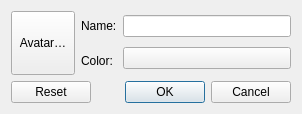
<?xml version="1.0" encoding="UTF-8"?>
<ui version="4.0">
 <class>PersonDialog</class>
 <widget class="QDialog" name="PersonDialog">
  <property name="geometry">
   <rect>
    <x>0</x>
    <y>0</y>
    <width>302</width>
    <height>112</height>
   </rect>
  </property>
  <property name="windowTitle">
   <string>Dialog</string>
  </property>
  <layout class="QVBoxLayout" name="verticalLayout_3">
   <item>
    <layout class="QHBoxLayout" name="horizontalLayout">
     <item>
      <widget class="QToolButton" name="m_selectCharaterAvatar">
       <property name="minimumSize">
        <size>
         <width>64</width>
         <height>64</height>
        </size>
       </property>
       <property name="sizeIncrement">
        <size>
         <width>64</width>
         <height>64</height>
        </size>
       </property>
       <property name="baseSize">
        <size>
         <width>64</width>
         <height>64</height>
        </size>
       </property>
       <property name="text">
        <string>Avatar…</string>
       </property>
       <property name="iconSize">
        <size>
         <width>64</width>
         <height>64</height>
        </size>
       </property>
      </widget>
     </item>
     <item>
      <layout class="QVBoxLayout" name="verticalLayout_2">
       <item>
        <widget class="QLabel" name="label_6">
         <property name="text">
          <string>Name:</string>
         </property>
        </widget>
       </item>
       <item>
        <widget class="QLabel" name="label_7">
         <property name="text">
          <string>Color:</string>
         </property>
        </widget>
       </item>
      </layout>
     </item>
     <item>
      <layout class="QVBoxLayout" name="verticalLayout">
       <item>
        <widget class="QLineEdit" name="m_characterName"/>
       </item>
       <item>
        <widget class="ColorButton" name="m_characterColor">
         <property name="text">
          <string/>
         </property>
        </widget>
       </item>
      </layout>
     </item>
    </layout>
   </item>
   <item>
    <widget class="QDialogButtonBox" name="buttonBox">
     <property name="orientation">
      <enum>Qt::Horizontal</enum>
     </property>
     <property name="standardButtons">
      <set>QDialogButtonBox::Cancel|QDialogButtonBox::Ok|QDialogButtonBox::Reset</set>
     </property>
    </widget>
   </item>
  </layout>
 </widget>
 <customwidgets>
  <customwidget>
   <class>ColorButton</class>
   <extends>QPushButton</extends>
   <header>common_widgets/colorbutton.h</header>
  </customwidget>
 </customwidgets>
 <resources/>
 <connections>
  <connection>
   <sender>buttonBox</sender>
   <signal>accepted()</signal>
   <receiver>PersonDialog</receiver>
   <slot>accept()</slot>
   <hints>
    <hint type="sourcelabel">
     <x>248</x>
     <y>254</y>
    </hint>
    <hint type="destinationlabel">
     <x>157</x>
     <y>274</y>
    </hint>
   </hints>
  </connection>
  <connection>
   <sender>buttonBox</sender>
   <signal>rejected()</signal>
   <receiver>PersonDialog</receiver>
   <slot>reject()</slot>
   <hints>
    <hint type="sourcelabel">
     <x>316</x>
     <y>260</y>
    </hint>
    <hint type="destinationlabel">
     <x>286</x>
     <y>274</y>
    </hint>
   </hints>
  </connection>
 </connections>
</ui>
